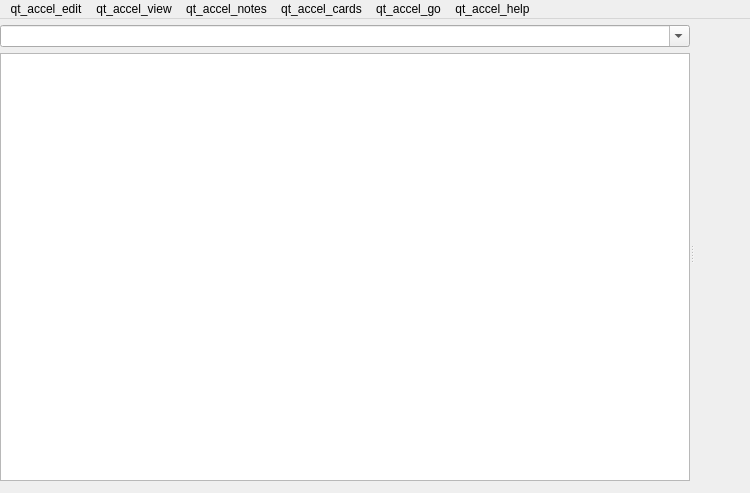
<?xml version="1.0" encoding="UTF-8"?>
<ui version="4.0">
 <class>Dialog</class>
 <widget class="QMainWindow" name="Dialog">
  <property name="geometry">
   <rect>
    <x>0</x>
    <y>0</y>
    <width>750</width>
    <height>493</height>
   </rect>
  </property>
  <property name="minimumSize">
   <size>
    <width>400</width>
    <height>400</height>
   </size>
  </property>
  <property name="windowIcon">
   <iconset>
    <normaloff>:/icons/anki.png</normaloff>:/icons/anki.png</iconset>
  </property>
  <widget class="QWidget" name="centralwidget">
   <layout class="QVBoxLayout" name="verticalLayout_3">
    <property name="spacing">
     <number>12</number>
    </property>
    <property name="leftMargin">
     <number>0</number>
    </property>
    <property name="topMargin">
     <number>6</number>
    </property>
    <property name="rightMargin">
     <number>6</number>
    </property>
    <property name="bottomMargin">
     <number>12</number>
    </property>
    <item>
     <widget class="QSplitter" name="splitter">
      <property name="sizePolicy">
       <sizepolicy hsizetype="Preferred" vsizetype="Expanding">
        <horstretch>4</horstretch>
        <verstretch>0</verstretch>
       </sizepolicy>
      </property>
      <property name="orientation">
       <enum>Qt::Horizontal</enum>
      </property>
      <widget class="QWidget" name="widget" native="true">
       <property name="sizePolicy">
        <sizepolicy hsizetype="Expanding" vsizetype="Preferred">
         <horstretch>3</horstretch>
         <verstretch>1</verstretch>
        </sizepolicy>
       </property>
       <layout class="QVBoxLayout" name="verticalLayout_2">
        <property name="spacing">
         <number>0</number>
        </property>
        <property name="leftMargin">
         <number>0</number>
        </property>
        <property name="topMargin">
         <number>0</number>
        </property>
        <property name="rightMargin">
         <number>0</number>
        </property>
        <property name="bottomMargin">
         <number>0</number>
        </property>
        <item>
         <layout class="QGridLayout" name="gridLayout">
          <property name="leftMargin">
           <number>0</number>
          </property>
          <property name="topMargin">
           <number>0</number>
          </property>
          <property name="rightMargin">
           <number>0</number>
          </property>
          <property name="bottomMargin">
           <number>6</number>
          </property>
          <property name="horizontalSpacing">
           <number>12</number>
          </property>
          <property name="verticalSpacing">
           <number>0</number>
          </property>
          <item row="0" column="1">
           <widget class="QComboBox" name="searchEdit">
            <property name="sizePolicy">
             <sizepolicy hsizetype="Expanding" vsizetype="Fixed">
              <horstretch>9</horstretch>
              <verstretch>0</verstretch>
             </sizepolicy>
            </property>
            <property name="editable">
             <bool>true</bool>
            </property>
            <property name="insertPolicy">
             <enum>QComboBox::NoInsert</enum>
            </property>
           </widget>
          </item>
         </layout>
        </item>
        <item>
         <widget class="QTableView" name="tableView">
          <property name="sizePolicy">
           <sizepolicy hsizetype="Expanding" vsizetype="Expanding">
            <horstretch>9</horstretch>
            <verstretch>1</verstretch>
           </sizepolicy>
          </property>
          <property name="minimumSize">
           <size>
            <width>0</width>
            <height>150</height>
           </size>
          </property>
          <property name="contextMenuPolicy">
           <enum>Qt::ActionsContextMenu</enum>
          </property>
          <property name="horizontalScrollBarPolicy">
           <enum>Qt::ScrollBarAsNeeded</enum>
          </property>
          <property name="editTriggers">
           <set>QAbstractItemView::NoEditTriggers</set>
          </property>
          <property name="tabKeyNavigation">
           <bool>false</bool>
          </property>
          <property name="alternatingRowColors">
           <bool>true</bool>
          </property>
          <property name="selectionBehavior">
           <enum>QAbstractItemView::SelectRows</enum>
          </property>
          <attribute name="horizontalHeaderCascadingSectionResizes">
           <bool>false</bool>
          </attribute>
          <attribute name="horizontalHeaderMinimumSectionSize">
           <number>20</number>
          </attribute>
          <attribute name="horizontalHeaderHighlightSections">
           <bool>false</bool>
          </attribute>
          <attribute name="horizontalHeaderShowSortIndicator" stdset="0">
           <bool>true</bool>
          </attribute>
         </widget>
        </item>
       </layout>
      </widget>
      <widget class="QWidget" name="verticalLayoutWidget">
       <layout class="QVBoxLayout" name="verticalLayout" stretch="0">
        <property name="spacing">
         <number>0</number>
        </property>
        <property name="leftMargin">
         <number>0</number>
        </property>
        <property name="topMargin">
         <number>1</number>
        </property>
        <property name="rightMargin">
         <number>0</number>
        </property>
        <property name="bottomMargin">
         <number>0</number>
        </property>
        <item>
         <layout class="QHBoxLayout" name="horizontalLayout2">
          <property name="spacing">
           <number>0</number>
          </property>
          <item>
           <widget class="QWidget" name="fieldsArea" native="true">
            <property name="sizePolicy">
             <sizepolicy hsizetype="Preferred" vsizetype="Expanding">
              <horstretch>0</horstretch>
              <verstretch>1</verstretch>
             </sizepolicy>
            </property>
            <property name="minimumSize">
             <size>
              <width>50</width>
              <height>200</height>
             </size>
            </property>
           </widget>
          </item>
         </layout>
        </item>
       </layout>
      </widget>
     </widget>
    </item>
   </layout>
  </widget>
  <widget class="QMenuBar" name="menubar">
   <property name="geometry">
    <rect>
     <x>0</x>
     <y>0</y>
     <width>750</width>
     <height>23</height>
    </rect>
   </property>
   <widget class="QMenu" name="menuEdit">
    <property name="title">
     <string>qt_accel_edit</string>
    </property>
    <addaction name="actionUndo"/>
    <addaction name="actionRedo"/>
    <addaction name="separator"/>
    <addaction name="actionSelectAll"/>
    <addaction name="actionSelectNotes"/>
    <addaction name="actionInvertSelection"/>
    <addaction name="separator"/>
    <addaction name="actionClose"/>
    <addaction name="separator"/>
    <addaction name="actionCreateFilteredDeck"/>
   </widget>
   <widget class="QMenu" name="menuJump">
    <property name="title">
     <string>qt_accel_go</string>
    </property>
    <addaction name="actionFind"/>
    <addaction name="actionSidebarFilter"/>
    <addaction name="actionSidebar"/>
    <addaction name="actionNote"/>
    <addaction name="actionCardList"/>
    <addaction name="separator"/>
    <addaction name="actionFirstCard"/>
    <addaction name="actionPreviousCard"/>
    <addaction name="actionNextCard"/>
    <addaction name="actionLastCard"/>
   </widget>
   <widget class="QMenu" name="menu_Help">
    <property name="title">
     <string>qt_accel_help</string>
    </property>
    <addaction name="actionGuide"/>
   </widget>
   <widget class="QMenu" name="menu_Cards">
    <property name="title">
     <string>qt_accel_cards</string>
    </property>
    <widget class="QMenu" name="menuFlag">
     <property name="title">
      <string>browsing_flag</string>
     </property>
     <addaction name="actionRed_Flag"/>
     <addaction name="actionOrange_Flag"/>
     <addaction name="actionGreen_Flag"/>
     <addaction name="actionBlue_Flag"/>
     <addaction name="actionPink_Flag"/>
     <addaction name="actionTurquoise_Flag"/>
     <addaction name="actionPurple_Flag"/>
    </widget>
    <addaction name="actionChange_Deck"/>
    <addaction name="separator"/>
    <addaction name="action_set_due_date"/>
    <addaction name="action_grade_now"/>
    <addaction name="action_forget"/>
    <addaction name="actionReposition"/>
    <addaction name="separator"/>
    <addaction name="actionToggle_Suspend"/>
    <addaction name="action_toggle_bury"/>
    <addaction name="separator"/>
    <addaction name="menuFlag"/>
    <addaction name="separator"/>
    <addaction name="action_Info"/>
   </widget>
   <widget class="QMenu" name="menu_Notes">
    <property name="title">
     <string>qt_accel_notes</string>
    </property>
    <addaction name="actionAdd"/>
    <addaction name="actionCopy"/>
    <addaction name="actionExport"/>
    <addaction name="separator"/>
    <addaction name="actionAdd_Tags"/>
    <addaction name="actionRemove_Tags"/>
    <addaction name="actionClear_Unused_Tags"/>
    <addaction name="actionToggle_Mark"/>
    <addaction name="separator"/>
    <addaction name="actionChangeModel"/>
    <addaction name="separator"/>
    <addaction name="actionFindDuplicates"/>
    <addaction name="actionFindReplace"/>
    <addaction name="separator"/>
    <addaction name="actionManage_Note_Types"/>
    <addaction name="separator"/>
    <addaction name="actionDelete"/>
   </widget>
   <widget class="QMenu" name="menuqt_accel_view">
    <property name="title">
     <string>qt_accel_view</string>
    </property>
    <widget class="QMenu" name="menuLayout">
     <property name="title">
      <string>qt_accel_layout</string>
     </property>
     <addaction name="actionLayoutAuto"/>
     <addaction name="separator"/>
     <addaction name="actionLayoutVertical"/>
     <addaction name="actionLayoutHorizontal"/>
    </widget>
    <addaction name="action_toggle_mode"/>
    <addaction name="separator"/>
    <addaction name="actionFullScreen"/>
    <addaction name="separator"/>
    <addaction name="actionToggleSidebar"/>
    <addaction name="separator"/>
    <addaction name="actionZoomIn"/>
    <addaction name="actionZoomOut"/>
    <addaction name="actionResetZoom"/>
    <addaction name="separator"/>
    <addaction name="menuLayout"/>
   </widget>
   <addaction name="menuEdit"/>
   <addaction name="menuqt_accel_view"/>
   <addaction name="menu_Notes"/>
   <addaction name="menu_Cards"/>
   <addaction name="menuJump"/>
   <addaction name="menu_Help"/>
  </widget>
  <action name="actionSelectAll">
   <property name="text">
    <string>qt_accel_select_all</string>
   </property>
   <property name="shortcut">
    <string notr="true">Ctrl+Alt+A</string>
   </property>
  </action>
  <action name="actionUndo">
   <property name="text">
    <string>qt_accel_undo</string>
   </property>
   <property name="shortcut">
    <string notr="true">Ctrl+Z</string>
   </property>
  </action>
  <action name="actionInvertSelection">
   <property name="text">
    <string>qt_accel_invert_selection</string>
   </property>
   <property name="shortcut">
    <string notr="true">Ctrl+Alt+S</string>
   </property>
  </action>
  <action name="actionFind">
   <property name="text">
    <string>qt_accel_find</string>
   </property>
   <property name="shortcut">
    <string notr="true">Ctrl+F</string>
   </property>
  </action>
  <action name="actionNote">
   <property name="text">
    <string>qt_accel_note</string>
   </property>
   <property name="shortcut">
    <string notr="true">Ctrl+Shift+N</string>
   </property>
  </action>
  <action name="actionNextCard">
   <property name="text">
    <string>qt_accel_next_card</string>
   </property>
   <property name="shortcut">
    <string notr="true">Ctrl+N</string>
   </property>
  </action>
  <action name="actionPreviousCard">
   <property name="text">
    <string>qt_accel_previous_card</string>
   </property>
   <property name="shortcut">
    <string notr="true">Ctrl+P</string>
   </property>
  </action>
  <action name="actionGuide">
   <property name="text">
    <string>qt_accel_guide</string>
   </property>
   <property name="shortcut">
    <string notr="true">F1</string>
   </property>
  </action>
  <action name="actionChangeModel">
   <property name="text">
    <string>browsing_change_note_type2</string>
   </property>
   <property name="shortcut">
    <string notr="true">Ctrl+Shift+M</string>
   </property>
  </action>
  <action name="actionSelectNotes">
   <property name="text">
    <string>qt_accel_select_notes</string>
   </property>
  </action>
  <action name="actionFindReplace">
   <property name="text">
    <string>qt_accel_find_and_replace</string>
   </property>
   <property name="shortcut">
    <string notr="true">Ctrl+Alt+F</string>
   </property>
  </action>
  <action name="actionSidebarFilter">
   <property name="text">
    <string>qt_accel_filter</string>
   </property>
   <property name="shortcut">
    <string notr="true">Ctrl+Shift+F</string>
   </property>
  </action>
  <action name="actionCardList">
   <property name="text">
    <string>browsing_card_list</string>
   </property>
   <property name="shortcut">
    <string notr="true">Ctrl+Shift+L</string>
   </property>
  </action>
  <action name="actionFindDuplicates">
   <property name="text">
    <string>qt_accel_find_duplicates</string>
   </property>
  </action>
  <action name="actionReposition">
   <property name="text">
    <string>browsing_reposition</string>
   </property>
   <property name="shortcut">
    <string notr="true">Ctrl+Shift+S</string>
   </property>
  </action>
  <action name="actionFirstCard">
   <property name="text">
    <string>browsing_first_card</string>
   </property>
   <property name="shortcut">
    <string notr="true">Home</string>
   </property>
  </action>
  <action name="actionLastCard">
   <property name="text">
    <string>browsing_last_card</string>
   </property>
   <property name="shortcut">
    <string notr="true">End</string>
   </property>
  </action>
  <action name="actionClose">
   <property name="text">
    <string>actions_close</string>
   </property>
   <property name="shortcut">
    <string notr="true">Ctrl+W</string>
   </property>
  </action>
  <action name="action_Info">
   <property name="text">
    <string>qt_accel_info</string>
   </property>
   <property name="shortcut">
    <string notr="true">Ctrl+Shift+I</string>
   </property>
  </action>
  <action name="actionAdd_Tags">
   <property name="text">
    <string>browsing_add_tags2</string>
   </property>
   <property name="shortcut">
    <string notr="true">Ctrl+Shift+A</string>
   </property>
  </action>
  <action name="actionRemove_Tags">
   <property name="text">
    <string>browsing_remove_tags</string>
   </property>
   <property name="shortcut">
    <string notr="true">Ctrl+Alt+Shift+A</string>
   </property>
  </action>
  <action name="actionToggle_Suspend">
   <property name="checkable">
    <bool>true</bool>
   </property>
   <property name="text">
    <string>browsing_toggle_suspend</string>
   </property>
   <property name="shortcut">
    <string notr="true">Ctrl+J</string>
   </property>
  </action>
  <action name="actionDelete">
   <property name="text">
    <string>actions_delete</string>
   </property>
   <property name="shortcut">
    <string notr="true">Ctrl+Del</string>
   </property>
  </action>
  <action name="actionAdd">
   <property name="text">
    <string>browsing_add_notes</string>
   </property>
   <property name="shortcut">
    <string notr="true">Ctrl+E</string>
   </property>
  </action>
  <action name="actionChange_Deck">
   <property name="text">
    <string>browsing_change_deck2</string>
   </property>
   <property name="shortcut">
    <string notr="true">Ctrl+D</string>
   </property>
  </action>
  <action name="actionRed_Flag">
   <property name="checkable">
    <bool>true</bool>
   </property>
   <property name="text">
    <string>actions_flag_red</string>
   </property>
   <property name="shortcut">
    <string notr="true">Ctrl+1</string>
   </property>
  </action>
  <action name="actionOrange_Flag">
   <property name="checkable">
    <bool>true</bool>
   </property>
   <property name="text">
    <string>actions_flag_orange</string>
   </property>
   <property name="shortcut">
    <string notr="true">Ctrl+2</string>
   </property>
  </action>
  <action name="actionGreen_Flag">
   <property name="checkable">
    <bool>true</bool>
   </property>
   <property name="text">
    <string>actions_flag_green</string>
   </property>
   <property name="shortcut">
    <string notr="true">Ctrl+3</string>
   </property>
  </action>
  <action name="actionBlue_Flag">
   <property name="checkable">
    <bool>true</bool>
   </property>
   <property name="text">
    <string>actions_flag_blue</string>
   </property>
   <property name="shortcut">
    <string notr="true">Ctrl+4</string>
   </property>
  </action>
  <action name="actionSidebar">
   <property name="text">
    <string>browsing_sidebar</string>
   </property>
   <property name="shortcut">
    <string notr="true">Ctrl+Shift+R</string>
   </property>
  </action>
  <action name="actionClear_Unused_Tags">
   <property name="text">
    <string>browsing_clear_unused_tags</string>
   </property>
  </action>
  <action name="actionManage_Note_Types">
   <property name="text">
    <string>browsing_manage_note_types</string>
   </property>
  </action>
  <action name="actionToggle_Mark">
   <property name="checkable">
    <bool>true</bool>
   </property>
   <property name="text">
    <string>browsing_toggle_mark</string>
   </property>
   <property name="shortcut">
    <string notr="true">Ctrl+K</string>
   </property>
  </action>
  <action name="actionExport">
   <property name="text">
    <string>qt_accel_export_notes</string>
   </property>
   <property name="shortcut">
    <string notr="true">Ctrl+Shift+E</string>
   </property>
  </action>
  <action name="actionCreateFilteredDeck">
   <property name="text">
    <string>qt_misc_create_filtered_deck</string>
   </property>
   <property name="shortcut">
    <string notr="true">Ctrl+G</string>
   </property>
  </action>
  <action name="action_set_due_date">
   <property name="text">
    <string>qt_accel_set_due_date</string>
   </property>
   <property name="shortcut">
    <string notr="true">Ctrl+Shift+D</string>
   </property>
  </action>
  <action name="action_grade_now">
   <property name="text">
    <string>actions_grade_now</string>
   </property>
   <property name="shortcut">
    <string notr="true">Ctrl+Shift+G</string>
   </property>
  </action>
  <action name="action_forget">
   <property name="text">
    <string>qt_accel_forget</string>
   </property>
   <property name="shortcut">
    <string notr="true">Ctrl+Alt+N</string>
   </property>
  </action>
  <action name="action_toggle_mode">
   <property name="text">
    <string>browsing_toggle_showing_cards_notes</string>
   </property>
   <property name="shortcut">
    <string notr="true">Ctrl+Alt+T</string>
   </property>
  </action>
  <action name="actionRedo">
   <property name="text">
    <string>qt_accel_redo</string>
   </property>
   <property name="shortcut">
    <string notr="true">Ctrl+Shift+Z</string>
   </property>
  </action>
  <action name="actionPink_Flag">
   <property name="checkable">
    <bool>true</bool>
   </property>
   <property name="text">
    <string>actions_flag_pink</string>
   </property>
   <property name="shortcut">
    <string notr="true">Ctrl+5</string>
   </property>
  </action>
  <action name="actionTurquoise_Flag">
   <property name="checkable">
    <bool>true</bool>
   </property>
   <property name="text">
    <string>actions_flag_turquoise</string>
   </property>
   <property name="shortcut">
    <string notr="true">Ctrl+6</string>
   </property>
  </action>
  <action name="actionPurple_Flag">
   <property name="checkable">
    <bool>true</bool>
   </property>
   <property name="text">
    <string>actions_flag_purple</string>
   </property>
   <property name="shortcut">
    <string notr="true">Ctrl+7</string>
   </property>
  </action>
  <action name="actionCopy">
   <property name="text">
    <string>actions_create_copy</string>
   </property>
   <property name="shortcut">
    <string notr="true">Ctrl+Alt+E</string>
   </property>
  </action>
  <action name="actionFullScreen">
   <property name="text">
    <string>qt_accel_full_screen</string>
   </property>
  </action>
  <action name="actionToggleSidebar">
    <property name="text">
      <string>qt_accel_toggle_sidebar</string>
    </property>
  </action>
  <action name="actionZoomIn">
   <property name="text">
    <string>qt_accel_zoom_editor_in</string>
   </property>
   <property name="shortcut">
    <string notr="true">Ctrl+Shift++</string>
   </property>
  </action>
  <action name="actionZoomOut">
   <property name="text">
    <string>qt_accel_zoom_editor_out</string>
   </property>
   <property name="shortcut">
    <string notr="true">Ctrl+Shift+_</string>
   </property>
  </action>
  <action name="actionResetZoom">
   <property name="text">
    <string>qt_accel_reset_zoom</string>
   </property>
   <property name="shortcut">
    <string notr="true">Ctrl+0</string>
   </property>
  </action>
  <action name="actionLayoutAuto">
   <property name="checkable">
    <bool>true</bool>
   </property>
   <property name="text">
    <string>qt_accel_layout_auto</string>
   </property>
  </action>
  <action name="actionLayoutVertical">
   <property name="checkable">
    <bool>true</bool>
   </property>
   <property name="text">
    <string>qt_accel_layout_vertical</string>
   </property>
  </action>
  <action name="actionLayoutHorizontal">
   <property name="checkable">
    <bool>true</bool>
   </property>
   <property name="text">
    <string>qt_accel_layout_horizontal</string>
   </property>
  </action>
  <action name="actionbrowsing_toggle_showing_cards_notes">
   <property name="text">
    <string>browsing_toggle_showing_cards_notes</string>
   </property>
  </action>
  <action name="action_toggle_bury">
   <property name="checkable">
    <bool>true</bool>
   </property>
   <property name="text">
    <string>browsing_toggle_bury</string>
   </property>
   <property name="shortcut">
    <string notr="true">Ctrl+Shift+J</string>
   </property>
  </action>
 </widget>
 <resources>
  <include location="icons.qrc"/>
 </resources>
 <connections>
  <connection>
   <sender>actionSelectAll</sender>
   <signal>triggered()</signal>
   <receiver>tableView</receiver>
   <slot>selectAll()</slot>
   <hints>
    <hint type="sourcelabel">
     <x>-1</x>
     <y>-1</y>
    </hint>
    <hint type="destinationlabel">
     <x>299</x>
     <y>279</y>
    </hint>
   </hints>
  </connection>
  <connection>
   <sender>actionClose</sender>
   <signal>triggered()</signal>
   <receiver>Dialog</receiver>
   <slot>_handle_close()</slot>
   <hints>
    <hint type="sourcelabel">
     <x>-1</x>
     <y>-1</y>
    </hint>
    <hint type="destinationlabel">
     <x>374</x>
     <y>199</y>
    </hint>
   </hints>
  </connection>
 </connections>
</ui>
